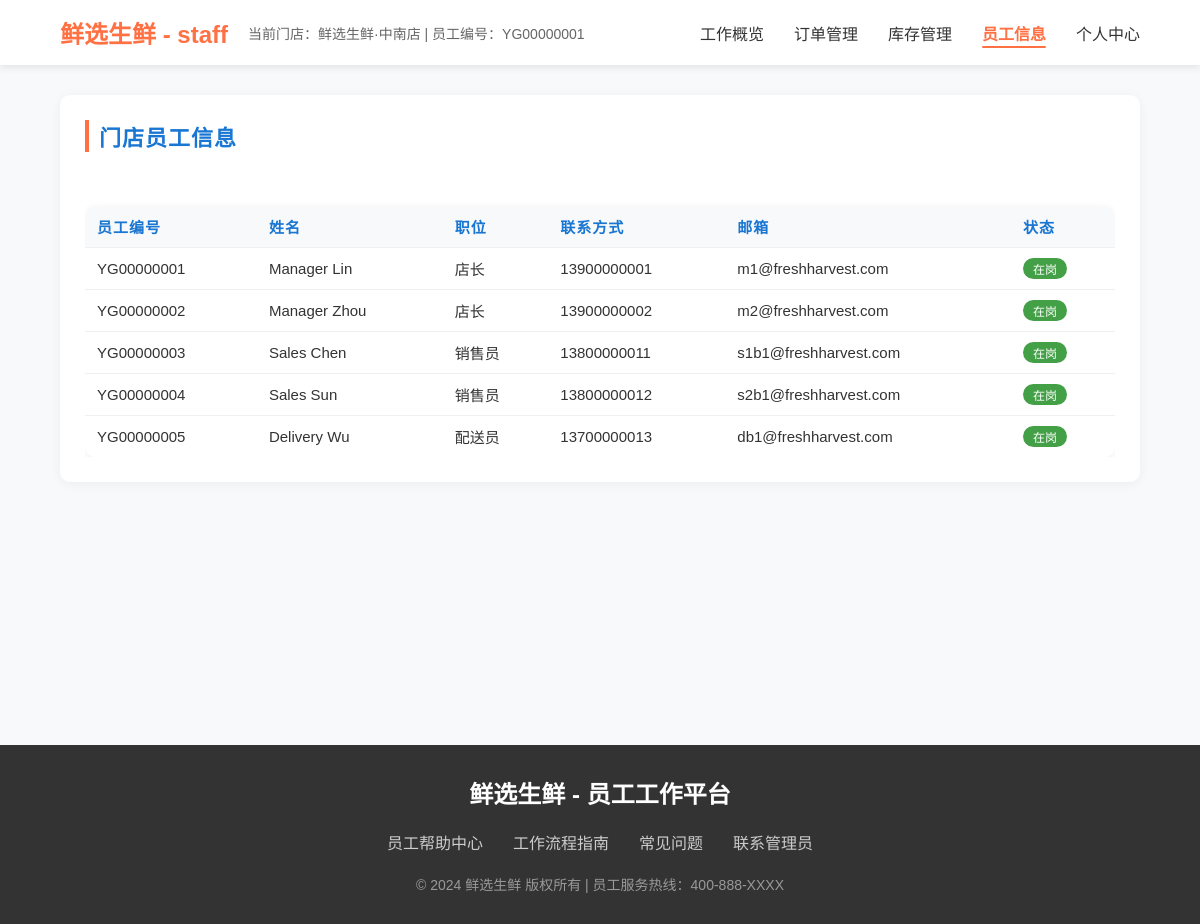
The page /staff/employees.php (signed in) on the database its author committed.
### tables this page shows
CREATE TABLE IF NOT EXISTS `Branch` (
  `branch_ID` INT NOT NULL AUTO_INCREMENT,
  `branch_name` VARCHAR(100) UNIQUE NOT NULL,
  `address` VARCHAR(255) NOT NULL,
  `phone` VARCHAR(20) NULL,
  `email` VARCHAR(100) NULL,
  `manager_ID` INT NULL,  
  `manager_phone` VARCHAR(20) NULL,
  `status` ENUM('active', 'inactive', 'under_renovation') DEFAULT 'active',
  `created_at` TIMESTAMP DEFAULT CURRENT_TIMESTAMP,
  PRIMARY KEY (`branch_ID`)

);

CREATE TABLE IF NOT EXISTS `Staff` (
  `staff_ID` INT NOT NULL AUTO_INCREMENT,
  `branch_ID` INT NULL,
  `user_name` VARCHAR(45), 
  `position` ENUM('Manager', 'Sales', 'Deliveryman') NOT NULL,
  `phone` VARCHAR(20),
  `salary` DECIMAL(10,2) NOT NULL,
  `hire_date` DATE NOT NULL,
  `status` ENUM('active', 'on_leave', 'terminated') DEFAULT 'active',
  `created_at` TIMESTAMP DEFAULT CURRENT_TIMESTAMP,
  PRIMARY KEY (`staff_ID`),
  CONSTRAINT `fk_staff_user_name`
    FOREIGN KEY (`user_name`)
    REFERENCES `User` (`user_name`)
    ON DELETE NO ACTION
    ON UPDATE NO ACTION,
  CONSTRAINT `fk_Staff_branch_id`
    FOREIGN KEY (`branch_ID`)
    REFERENCES `Branch` (`branch_ID`)
    ON DELETE NO ACTION
    ON UPDATE NO ACTION);

CREATE TABLE IF NOT EXISTS `User` (
  `user_ID` INT NOT NULL AUTO_INCREMENT,
  `user_name` VARCHAR(45) NOT NULL UNIQUE,
  `password_hash` VARCHAR(255) NOT NULL,
  `user_type` ENUM('customer', 'staff', 'supplier', 'CEO') NOT NULL,
  `user_email` VARCHAR(45) UNIQUE NOT NULL,
  `user_telephone` VARCHAR(20) NULL,
  `first_name` VARCHAR(45) NOT NULL, 
  `last_name` VARCHAR(45) NOT NULL, 
  `created_at` TIMESTAMP DEFAULT CURRENT_TIMESTAMP,
  `last_login` DATETIME NULL,
  `is_active` BOOLEAN DEFAULT TRUE,
  PRIMARY KEY (`user_ID`));

### staff/employees.php (the view, shortened to what this page needs)
<?php
$servername = "localhost";
$username = "root";
$password = "NewRootPwd123!";
$dbname = "mydb";
$staffMembers = [];
$conn = new mysqli($servername, $username, $password, $dbname);
if ($conn->connect_error) {
    $error_message = "数据库连接失败：" . $conn->connect_error;
} else {
    $conn->set_charset("utf8mb4");
    $branchId = $_SESSION['staff_branch_id'] ?? null;
    if ($branchId === null) {
        $error_message = "无法确定当前门店，请重新登录。";
    } else {
        $sql = "SELECT s.staff_ID, s.position, s.phone AS staff_phone, s.status,
                       u.first_name, u.last_name, u.user_email, u.user_telephone
                FROM Staff s
                LEFT JOIN User u ON s.user_name = u.user_name
                WHERE s.branch_ID = ?
                ORDER BY FIELD(s.position,'Manager','Sales','Deliveryman'), s.staff_ID";
        if ($stmt = $conn->prepare($sql)) {
            $stmt->bind_param("i", $branchId);
            if ($stmt->execute()) {
                $result = $stmt->get_result();
                while ($row = $result->fetch_assoc()) {
                    $staffMembers[] = $row;
                }
            } else {
                $error_message = "查询员工信息失败：" . $conn->error;
            }
        } else {
            $error_message = "准备查询语句失败：" . $conn->error;
        }
    }
}
?>
<!DOCTYPE html>
<html lang="zh-CN">
<?php include 'header.php'; ?>
<body>
    <main class="main">
        <section class="section">
            <h2 class="section-title">门店员工信息</h2>
            <div style="overflow-x:auto;">
                <table class="employee-table">
                    <thead>
                        <tr>
                            <th>员工编号</th>
                            <th>姓名</th>
                            <th>职位</th>
                            <th>联系方式</th>
                            <th>邮箱</th>
                            <th>状态</th>
                        </tr>
                    </thead>
                    <tbody>
                        <?php if (count($staffMembers) > 0): ?>
                            <?php foreach ($staffMembers as $staff): ?>
                                <?php
                                    $displayId = 'YG' . str_pad($staff['staff_ID'], 8, '0', STR_PAD_LEFT);
                                    $nameParts = array_filter([$staff['last_name'] ?? '', $staff['first_name'] ?? '']);
                                    $displayName = $nameParts ? implode(' ', $nameParts) : '未登记';
                                    $positionMap = [
                                        'Manager' => '店长',
                                        'Sales' => '销售员',
                                        'Deliveryman' => '配送员'
                                    ];
                                    $positionLabel = $positionMap[$staff['position']] ?? $staff['position'];
                                    $phone = $staff['staff_phone'] ?: ($staff['user_telephone'] ?? '未填写');
                                    $email = $staff['user_email'] ?? '未填写';
                                    $status = $staff['status'] ?? 'active';
                                    $statusClass = 'status-' . str_replace(' ', '_', $status);
                                    $statusLabelMap = [
                                        'active' => '在岗',
                                        'on_leave' => '请假',
                                        'terminated' => '离职'
                                    ];
                                    $statusLabel = $statusLabelMap[$status] ?? $status;
                                ?>
                                <tr>
                                    <td><?php echo htmlspecialchars($displayId); ?></td>
                                    <td><?php echo htmlspecialchars($displayName); ?></td>
                                    <td><?php echo htmlspecialchars($positionLabel); ?></td>
                                    <td><?php echo htmlspecialchars($phone); ?></td>
                                    <td><?php echo htmlspecialchars($email); ?></td>
                                    <td>
                                        <span class="status-pill <?php echo htmlspecialchars($statusClass); ?>">
                                            <?php echo htmlspecialchars($statusLabel); ?>
                                        </span>
                                    </td>
                                </tr>
                            <?php endforeach; ?>
                        <?php endif; ?>
                    </tbody>
                </table>
            </div>
        </section>
    </main>
    <?php include 'footer.php'; ?>
</body>
</html>

### staff/header.php (shortened to what this page needs)
<head>
    <?php
    $servername = "localhost";
    $username = "root";
    $password = "NewRootPwd123!";
    $dbname = "mydb";
    $conn = new mysqli($servername, $username, $password, $dbname);
    $conn->set_charset("utf8mb4");
    $branch_id = $_SESSION['staff_branch_id'];
    $sql_branch = "SELECT branch_name FROM Branch WHERE branch_ID = ?";
    $stmt_branch = $conn->prepare($sql_branch);
    $stmt_branch->bind_param("i", $branch_id);
    $stmt_branch->execute();
    $result_branch = $stmt_branch->get_result();
    $branch_name = $result_branch->fetch_assoc()['branch_name'] ?? '未知门店';
    $staff_id = $_SESSION['staff_id'];
    $employee_code = 'YG' . str_pad($staff_id, 8, '0', STR_PAD_LEFT);
    ?>
</head>
<header class="header">
    <div class="nav-container">
        <div style="display: flex; align-items: center;">
            <a href="dashboard.php" class="logo">鲜选生鲜 - staff</a>
            <span class="store-info">当前门店：<?php echo htmlspecialchars($branch_name); ?> | 员工编号：<?php echo htmlspecialchars($employee_code); ?></span>
        </div>
        <ul class="nav-menu">
            <li class="nav-item"><a href="dashboard.php" class="nav-link">工作概览</a></li>
            <li class="nav-item"><a href="orders.php" class="nav-link">订单管理</a></li>
            <li class="nav-item"><a href="inventory.php" class="nav-link">库存管理</a></li>
            <li class="nav-item"><a href="employees.php" class="nav-link">员工信息</a></li>
            <li class="nav-item"><a href="profile.php" class="nav-link">个人中心</a></li>
        </ul>
    </div>
</header>

### staff/header.php (style rules this page uses)
* { margin: 0; padding: 0; box-sizing: border-box; font-family: 'Microsoft YaHei', Arial, sans-serif; }
body { background-color: #f8f9fa; color: #333; }
.header { background-color: #fff; box-shadow: 0 2px 8px rgba(0,0,0,0.1); position: sticky; top: 0; z-index: 999; }
.nav-container { width: 90%; margin: 0 auto; display: flex; justify-content: space-between; align-items: center; padding: 15px 0; }
.logo { font-size: 24px; font-weight: bold; color: #ff7043; text-decoration: none; }
.store-info { font-size: 14px; color: #666; margin-left: 20px; }
.nav-menu { display: flex; list-style: none; }
.nav-item { margin-left: 30px; }
.nav-link { text-decoration: none; color: #333; font-size: 16px; font-weight: 500; transition: color 0.3s; }
.nav-link.active { color: #ff7043; font-weight: 600; position: relative; }
.nav-link.active::after { content: ''; position: absolute; bottom: -5px; left: 0; width: 100%; height: 2px; background-color: #ff7043; border-radius: 1px; }
.main { width: 90%; margin: 30px auto; min-height: calc(100vh - 200px); }
.section { background-color: #fff; border-radius: 10px; box-shadow: 0 2px 12px rgba(0,0,0,0.05); padding: 25px; margin-bottom: 30px; }
.section-title { font-size: 20px; font-weight: 600; margin-bottom: 20px; color: #ff7043; border-left: 4px solid #ff7043; padding-left: 10px; }

### staff/employees.php (style rules this page uses)
.employee-table { width: 100%; border-collapse: collapse; margin-top: 36px; background: #fff; border-radius: 10px; overflow: hidden; box-shadow: 0 2px 8px rgba(0,0,0,0.06); }
.employee-table th, .employee-table td { padding: 10px 12px; border-bottom: 1px solid #f0f0f0; text-align: left; font-size: 15px; }
.employee-table th { background: #f8f9fa; color: #1976d2; letter-spacing: 1px; }
.employee-table tr:last-child td { border-bottom: none; }
.section-title { font-size: 22px; color: #1976d2; margin-bottom: 18px; letter-spacing: 1px; font-weight: 700; }
.employee-table .status-pill { display: inline-block; padding: 2px 10px; border-radius: 999px; font-size: 12px; color: #fff; }
.status-active { background: #43a047; }

### rows shown on the page
branch: branch_name "鲜选生鲜·中南店"
staff: staff_ID "YG00000001", user.last_name+first_name "Manager Lin", position "店长", phone "13900000001", user.user_email "m1@freshharvest.com", status "在岗"
staff: staff_ID "YG00000002", user.last_name+first_name "Manager Zhou", position "店长", phone "13900000002", user.user_email "m2@freshharvest.com", status "在岗"
staff: staff_ID "YG00000003", user.last_name+first_name "Sales Chen", position "销售员", phone "13800000011", user.user_email "s1b1@freshharvest.com", status "在岗"
staff: staff_ID "YG00000004", user.last_name+first_name "Sales Sun", position "销售员", phone "13800000012", user.user_email "s2b1@freshharvest.com", status "在岗"
staff: staff_ID "YG00000005", user.last_name+first_name "Delivery Wu", position "配送员", phone "13700000013", user.user_email "db1@freshharvest.com", status "在岗"

### other values the page prints
$employee_code "YG00000001"
